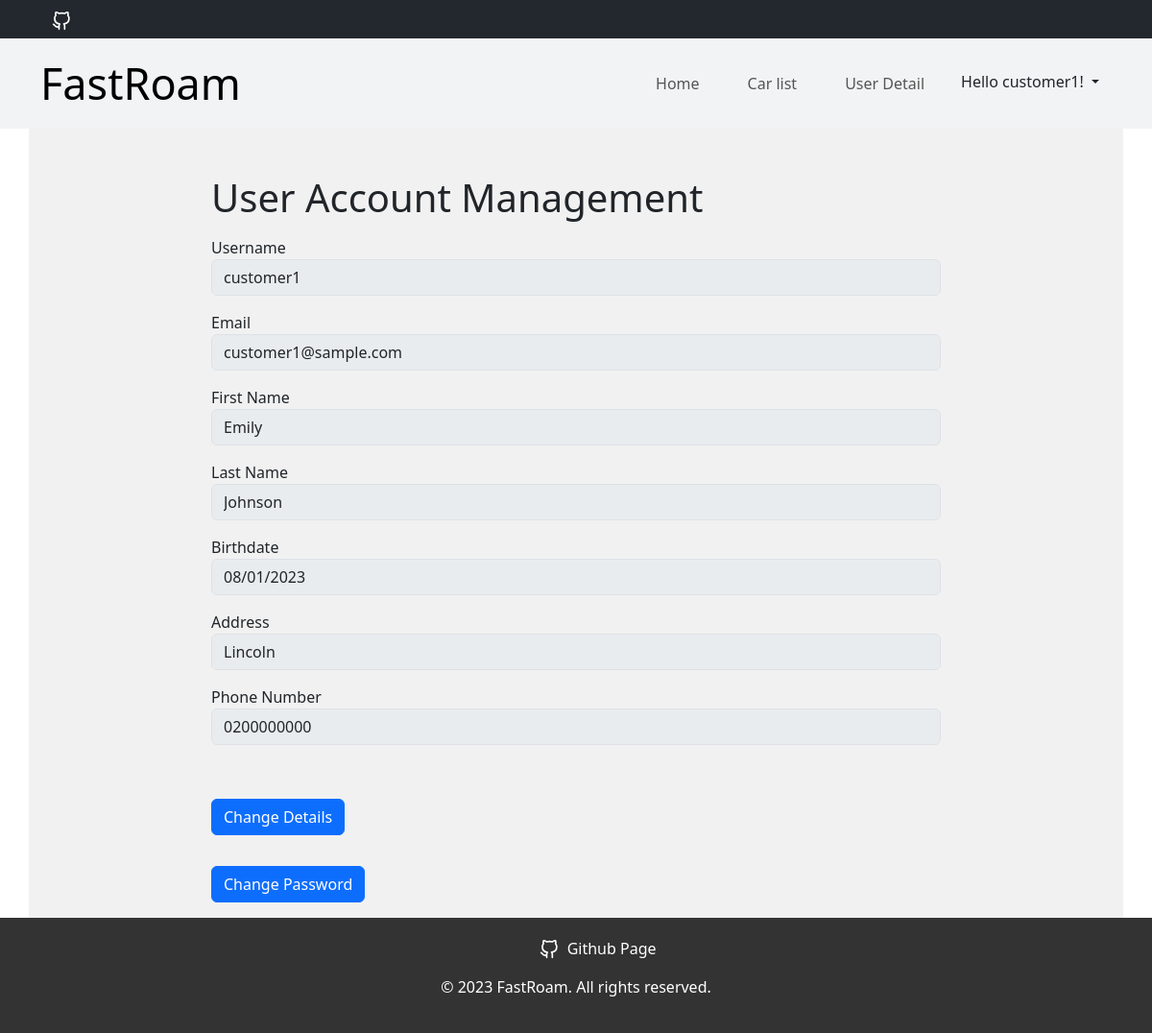
Page /userDetail (signed in) on the committed database.
### tables this page shows
CREATE TABLE UserAccounts (
    user_id INT PRIMARY KEY,
    username VARCHAR(50) NOT NULL UNIQUE,
    email VARCHAR(100) NOT NULL UNIQUE,
    password VARCHAR(255) NOT NULL,
    is_staff BOOLEAN NOT NULL DEFAULT 0,
    is_superuser BOOLEAN NOT NULL DEFAULT 0
);

CREATE TABLE Customers (
    customer_number INT PRIMARY KEY,
    user_id INT NOT NULL,
    first_name VARCHAR(50),
    last_name VARCHAR(50),
    birthdate DATE,
    address VARCHAR(255),
    phone_number VARCHAR(20),

    FOREIGN KEY (user_id) REFERENCES UserAccounts(user_id)
);

### app.py (the view, shortened to what this page needs)
@app.route('/userDetail', methods=['GET', 'POST'])
def user_detail():
    if 'loggedIn' in session:
        userID = session['user_id']
        isStaff = session['is_staff']
        isSuperuser = session['is_superuser']
        conn = sqlite3.connect('mydatabase.db')
        conn.row_factory = dict_factory
        cursor = conn.cursor()
        cursor.execute("""SELECT U.user_id, U.username, U.email,
                            C.first_name AS C_first_name, C.last_name AS C_last_name, C.birthdate AS C_birthdate, C.address AS C_address, C.phone_number AS C_phone_number,
                            S.first_name AS S_first_name, S.last_name AS S_last_name, S.birthdate AS S_birthdate, S.address AS S_address, S.phone_number AS S_phone_number
                            FROM UserAccounts AS U
                            LEFT JOIN Customers AS C ON C.user_id=U.user_id
                            LEFT JOIN Staff AS S ON S.user_id=U.user_id
                            WHERE U.user_id=?;""", (userID,))
        userDetail = cursor.fetchone()
        print(userDetail)
        if request.method == 'GET':
            return render_template('user_detail.html', username=session['username'], user_detail=userDetail, is_staff=isStaff, is_superuser=isSuperuser)
        return render_template('user_detail.html', username=session['username'], user_detail=userDetail, msg=msg, is_staff=isStaff, is_superuser=isSuperuser)
    else:
        return redirect(url_for('login'))

### app.py (called while the page is built)
def dict_factory(cursor, row):
    d = {}
    for idx, col in enumerate(cursor.description):
        d[col[0]] = row[idx]
    return d

### templates/user_detail.html (shortened to what this page needs)
{% extends "base.html" %}
{% block body %}
    <div class="container pt-5" style="background-color: #f1f1f1;">
        <div style="max-width: 760px;margin: auto">
            <h1>User Account Management</h1>
            <form id="updateForm" method="post" action="/userDetail">
                <div class="form-group py-2">
                    <label for="username">Username</label>
                    <input type="text" class="form-control" id="username" name="username" value="{{ user_detail['username'] }}" disabled required>
                </div>
                <div class="form-group py-2">
                    <label for="email">Email</label>
                    <input type="email" class="form-control" id="email" name="email" value="{{ user_detail['email'] }}" disabled required>
                </div>
                <div class="form-group py-2">
                    <label for="firstName">First Name</label>
                    <input type="text" class="form-control" id="firstName" name="firstName" value="{{ user_detail['S_first_name'] if is_staff == 1 else user_detail['C_first_name'] }}" disabled required>
                </div>
                <div class="form-group py-2">
                    <label for="lastName">Last Name</label>
                    <input type="text" class="form-control" id="lastName" name="lastName" value="{{ user_detail['S_last_name'] if is_staff == 1 else user_detail['C_last_name'] }}" disabled required>
                </div>
                <div class="form-group py-2">
                    <label for="birthdate">Birthdate</label>
                    <input type="date" class="form-control" id="birthdate" name="birthdate" value="{{ user_detail['S_birthdate'] if is_staff == 1 else user_detail['C_birthdate'] }}" disabled required>
                </div>
                <div class="form-group py-2">
                    <label for="address">Address</label>
                    <input type="text" class="form-control" id="address" name="address" value="{{ user_detail['S_address'] if is_staff == 1 else user_detail['C_address'] }}" disabled required>
                </div>
                <div class="form-group py-2">
                    <label for="phoneNumber">Phone Number</label>
                    <input type="text" class="form-control" id="phoneNumber" name="phoneNumber" value="{{ user_detail['S_phone_number'] if is_staff == 1 else user_detail['C_phone_number'] }}" disabled required>
                </div>
                <p id="msg" class="pt-3">{{ msg }}</p>
                <button type="button" class="btn btn-primary my-3" id="Change">Change Details</button>
            </form>
            <form id="updateForm" method="post" action="/userDetail">
                <button type="button" class="btn btn-primary my-3" id="ChangePW">Change Password</button>
            </form>
        </div>
    </div>
{% endblock %}

### templates/base.html (shortened to what this page needs)
<!DOCTYPE html>
<html lang="en">
<head>
    <link href="https://cdn.jsdelivr.net/npm/bootstrap@5.3.0/dist/css/bootstrap.min.css" rel="stylesheet">
</head>
<body>
    <div style="background-color: #23282e">
        <nav class="navbar navbar-expand-lg container">
            <div class="container-fluid">
                <a class="px-2" href="https://github.com/LeoZhao-code/Rent_car"> <img class="px-1" src="../static/image/github.svg" alt="SVG Icon"></a>
            </div>
        </nav>
    </div>
    <div style="background-color: #f1f3f4">
        <nav class="navbar navbar-expand-lg container">
            <div class="container-fluid">
                <a class="navbar-brand" href="{{ url_for('dashboard') }}" style="font-size: 45px">FastRoam</a>
                <div class="collapse navbar-collapse" style="flex-grow:0" id="navbarNav">
                    <ul class="navbar-nav">
                        <li class="nav-item px-3 selected">
                            <a class="nav-link" aria-current="page" href={{ url_for('index') }}>Home</a>
                        </li>
                        {% if is_superuser != 1 and is_staff != 1 %}
                            <li class="nav-item px-3 selected">
                                <a class="nav-link" aria-current="page" href={{ url_for('car_list') }}>Car list</a>
                            </li>
                            <li class="nav-item px-3 selected">
                                <a class="nav-link" aria-current="page" href={{ url_for('user_detail') }}>User Detail</a>
                            </li>
                        {% elif is_superuser != 1 and is_staff == 1 %}
                            <li class="nav-item px-3 selected">
                                <a class="nav-link" aria-current="page" href={{ url_for('user_detail') }}>User Detail</a>
                            </li>
                        {% endif %}
                        <div class="dropdown">
                            <button class="btn dropdown-toggle selected" type="button" data-bs-toggle="dropdown"
                                    aria-expanded="false">
                                Hello {{ username }}!
                            </button>
                        </div>
                    </ul>
                </div>
            </div>
        </nav>
    </div>
    {% block body %}{% endblock %}
    <footer>
        <nav>
            <ul class="footer-links">
                <li>
                    <a class="px-2" href="https://github.com/LeoZhao-code/Rent_car">
                        <img class="px-1" src="../static/image/github.svg" alt="SVG Icon">
                        Github Page</a>
                </li>
            </ul>
        </nav>
        <p>&copy; 2023 FastRoam. All rights reserved.</p>
    </footer>
</body>
</html>

### templates/base.html (style rules this page uses)
footer { background-color: #333; color: #fff; padding: 20px; text-align: center; margin-top: auto; }
.footer-links li { display: inline-block; margin-left: 10px; }
.footer-links a { color: #fff; text-decoration: none; }
.selected { border: 1px solid transparent; transition: border 0.3s; }

### rows in the picture
UserAccounts: username "customer1", email "customer1@sample.com"
Customers: firstName "Emily", lastName "Johnson", birthdate "08/01/2023", address "Lincoln", phoneNumber "0200000000"
